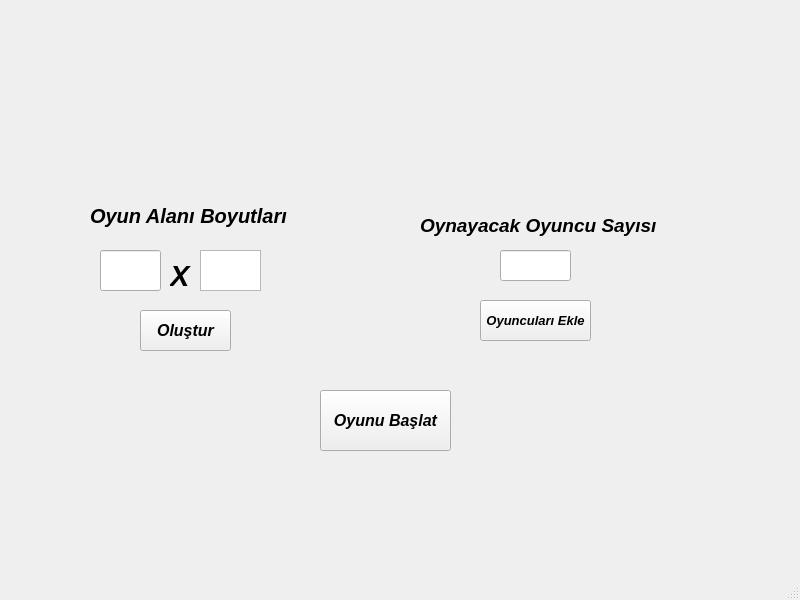
<?xml version="1.0" encoding="UTF-8"?>
<ui version="4.0">
 <class>MainWindow</class>
 <widget class="QMainWindow" name="MainWindow">
  <property name="geometry">
   <rect>
    <x>0</x>
    <y>0</y>
    <width>800</width>
    <height>600</height>
   </rect>
  </property>
  <property name="windowTitle">
   <string>MainWindow</string>
  </property>
  <widget class="QWidget" name="centralwidget">
   <widget class="QLabel" name="label">
    <property name="geometry">
     <rect>
      <x>90</x>
      <y>180</y>
      <width>201</width>
      <height>71</height>
     </rect>
    </property>
    <property name="font">
     <font>
      <pointsize>15</pointsize>
      <italic>true</italic>
      <bold>true</bold>
     </font>
    </property>
    <property name="text">
     <string>Oyun Alanı Boyutları</string>
    </property>
   </widget>
   <widget class="QLineEdit" name="lineEdit">
    <property name="geometry">
     <rect>
      <x>100</x>
      <y>250</y>
      <width>61</width>
      <height>41</height>
     </rect>
    </property>
   </widget>
   <widget class="QTextEdit" name="textEdit">
    <property name="geometry">
     <rect>
      <x>200</x>
      <y>250</y>
      <width>61</width>
      <height>41</height>
     </rect>
    </property>
   </widget>
   <widget class="QLabel" name="label_2">
    <property name="geometry">
     <rect>
      <x>170</x>
      <y>260</y>
      <width>21</width>
      <height>31</height>
     </rect>
    </property>
    <property name="font">
     <font>
      <pointsize>22</pointsize>
      <italic>true</italic>
      <bold>true</bold>
     </font>
    </property>
    <property name="text">
     <string>X</string>
    </property>
   </widget>
   <widget class="QPushButton" name="pushButton">
    <property name="geometry">
     <rect>
      <x>140</x>
      <y>310</y>
      <width>91</width>
      <height>41</height>
     </rect>
    </property>
    <property name="font">
     <font>
      <pointsize>12</pointsize>
      <italic>true</italic>
      <bold>true</bold>
     </font>
    </property>
    <property name="text">
     <string>Oluştur</string>
    </property>
   </widget>
   <widget class="QLabel" name="label_3">
    <property name="geometry">
     <rect>
      <x>420</x>
      <y>200</y>
      <width>241</width>
      <height>51</height>
     </rect>
    </property>
    <property name="font">
     <font>
      <pointsize>14</pointsize>
      <italic>true</italic>
      <bold>true</bold>
     </font>
    </property>
    <property name="text">
     <string>Oynayacak Oyuncu Sayısı</string>
    </property>
   </widget>
   <widget class="QLineEdit" name="lineEdit_2">
    <property name="geometry">
     <rect>
      <x>500</x>
      <y>250</y>
      <width>71</width>
      <height>31</height>
     </rect>
    </property>
   </widget>
   <widget class="QPushButton" name="pushButton_2">
    <property name="geometry">
     <rect>
      <x>480</x>
      <y>300</y>
      <width>111</width>
      <height>41</height>
     </rect>
    </property>
    <property name="font">
     <font>
      <pointsize>10</pointsize>
      <italic>true</italic>
      <bold>true</bold>
     </font>
    </property>
    <property name="text">
     <string>Oyuncuları Ekle</string>
    </property>
   </widget>
   <widget class="QPushButton" name="pushButton_3">
    <property name="geometry">
     <rect>
      <x>320</x>
      <y>390</y>
      <width>131</width>
      <height>61</height>
     </rect>
    </property>
    <property name="font">
     <font>
      <pointsize>12</pointsize>
      <italic>true</italic>
      <bold>true</bold>
     </font>
    </property>
    <property name="text">
     <string>Oyunu Başlat</string>
    </property>
   </widget>
  </widget>
  <widget class="QMenuBar" name="menubar">
   <property name="geometry">
    <rect>
     <x>0</x>
     <y>0</y>
     <width>800</width>
     <height>22</height>
    </rect>
   </property>
  </widget>
  <widget class="QStatusBar" name="statusbar"/>
 </widget>
 <resources/>
 <connections/>
</ui>
